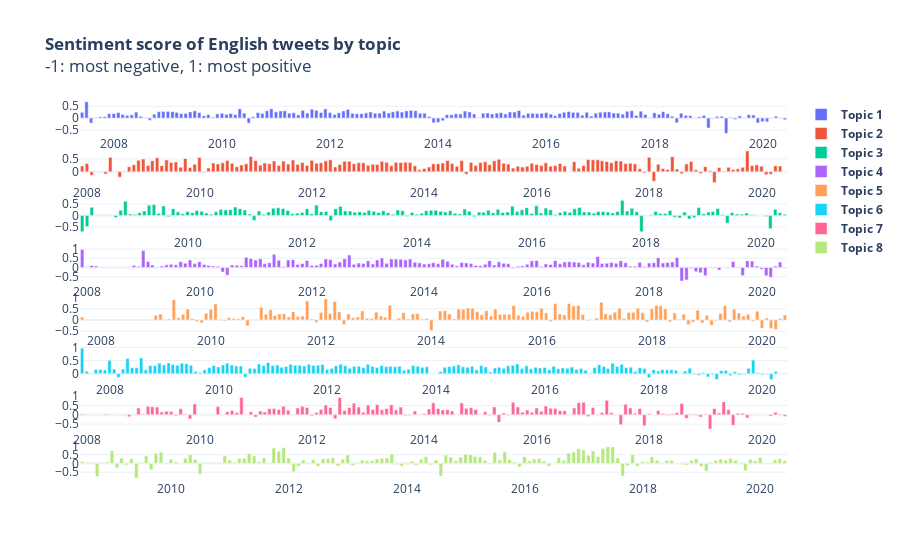

Notebook code for this chart:
### Code cell
from plotly.subplots import make_subplots
import plotly.graph_objects as go

fig = make_subplots(rows=8, cols=1)
for i in range(1,9):
    fig.add_trace(
        go.Bar(x=data_tweetnlp[data_tweetnlp.topic==i].created_at, y=data_tweetnlp[data_tweetnlp.topic==i].tweetnlp_sentiment_score, name=f'<b>Topic {i}</b>'),
        row=i, col=1
    )
fig.update_layout(template='plotly_white', title='<b>Sentiment score of English tweets by topic</b><br>-1: most negative, 1: most positive')
write_html(fig, 'en-sentiment-score-topic')
fig

### Figure 1 — Plotly figure (JSON) as saved in the notebook; plotly's stock layout.template omitted (floating-point values rounded to 4 significant figures; data arrays with more than 128 entries replaced by an {"elided": "..."} marker saying what was removed)
{"data": [{"name": "<b>Topic 1</b>", "x": {"elided": "156 str values"}, "y": {"elided": "156 float values"}, "type": "bar", "xaxis": "x", "yaxis": "y"}, {"name": "<b>Topic 2</b>", "x": {"elided": "149 str values"}, "y": {"elided": "149 float values"}, "type": "bar", "xaxis": "x2", "yaxis": "y2"}, {"name": "<b>Topic 3</b>", "x": {"elided": "144 str values"}, "y": {"elided": "144 float values"}, "type": "bar", "xaxis": "x3", "yaxis": "y3"}, {"name": "<b>Topic 4</b>", "x": {"elided": "143 str values"}, "y": {"elided": "143 float values"}, "type": "bar", "xaxis": "x4", "yaxis": "y4"}, {"name": "<b>Topic 5</b>", "x": {"elided": "134 str values"}, "y": {"elided": "134 float values"}, "type": "bar", "xaxis": "x5", "yaxis": "y5"}, {"name": "<b>Topic 6</b>", "x": {"elided": "155 str values"}, "y": {"elided": "155 float values"}, "type": "bar", "xaxis": "x6", "yaxis": "y6"}, {"name": "<b>Topic 7</b>", "x": {"elided": "135 str values"}, "y": {"elided": "135 float values"}, "type": "bar", "xaxis": "x7", "yaxis": "y7"}, {"name": "<b>Topic 8</b>", "x": {"elided": "137 str values"}, "y": {"elided": "137 float values"}, "type": "bar", "xaxis": "x8", "yaxis": "y8"}], "layout": {"xaxis": {"anchor": "y", "domain": [0.0, 1.0]}, "yaxis": {"anchor": "x", "domain": [0.9078, 1.0]}, "xaxis2": {"anchor": "y2", "domain": [0.0, 1.0]}, "yaxis2": {"anchor": "x2", "domain": [0.7781, 0.8703]}, "xaxis3": {"anchor": "y3", "domain": [0.0, 1.0]}, "yaxis3": {"anchor": "x3", "domain": [0.6484, 0.7406]}, "xaxis4": {"anchor": "y4", "domain": [0.0, 1.0]}, "yaxis4": {"anchor": "x4", "domain": [0.5188, 0.6109]}, "xaxis5": {"anchor": "y5", "domain": [0.0, 1.0]}, "yaxis5": {"anchor": "x5", "domain": [0.3891, 0.4813]}, "xaxis6": {"anchor": "y6", "domain": [0.0, 1.0]}, "yaxis6": {"anchor": "x6", "domain": [0.2594, 0.3516]}, "xaxis7": {"anchor": "y7", "domain": [0.0, 1.0]}, "yaxis7": {"anchor": "x7", "domain": [0.1297, 0.2219]}, "xaxis8": {"anchor": "y8", "domain": [0.0, 1.0]}, "yaxis8": {"anchor": "x8", "domain": [0.0, 0.09219]}, "title": {"text": "<b>Sentiment score of English tweets by topic</b><br>-1: most negative, 1: most positive"}}}
